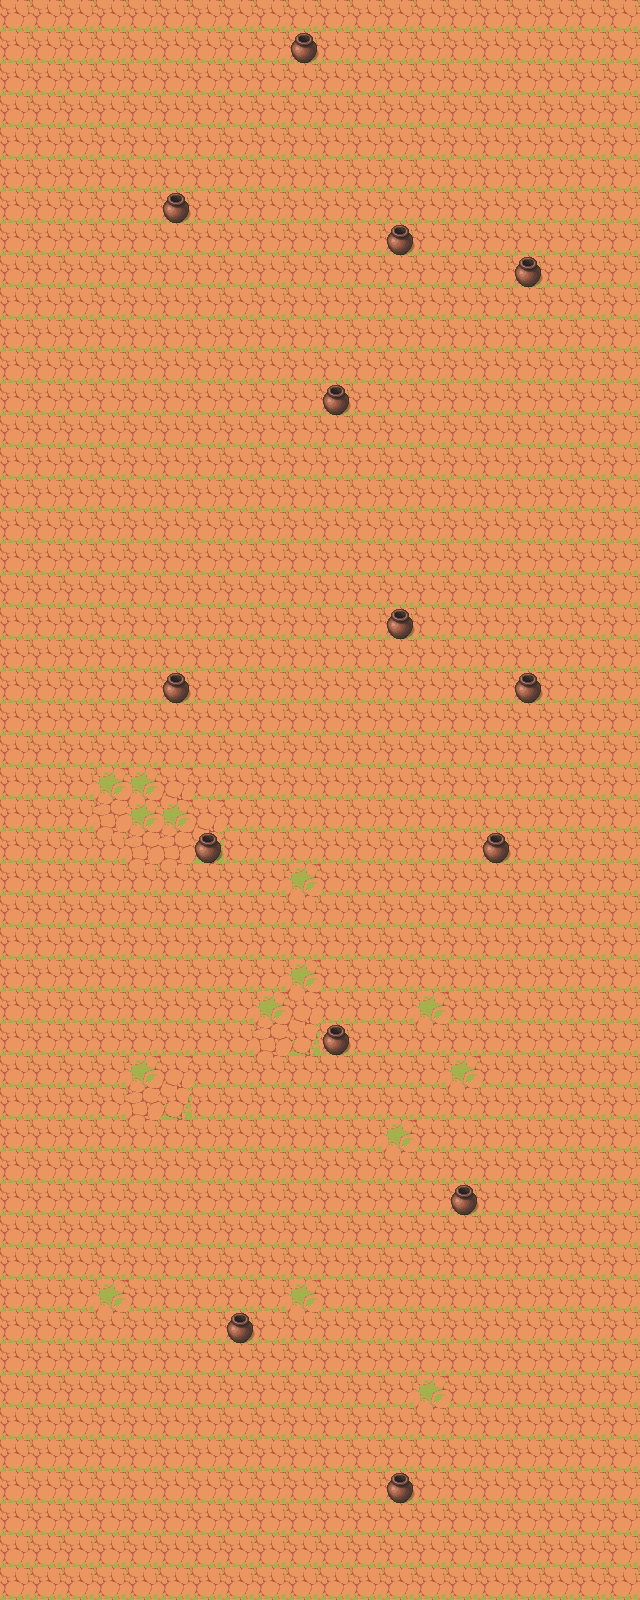

Tiled map render using the project's own tile images. Description and the map definition, with tile-layer contents summarised, below:
An orthogonal 20x50 tile map with 32x32 px tiles, 2 tile layers (Ground, Buildings), 2 tilesets.

<map version="1.10" tiledversion="1.10.2" orientation="orthogonal" renderorder="right-down" width="20" height="50" tilewidth="32" tileheight="32" infinite="0" nextlayerid="5" nextobjectid="1">
 <tileset firstgid="1" source="FieldsTileset.tsx" />
 <tileset firstgid="65" source="[Base]BaseChip_pipo.tsx" />
 <layer id="2" name="Ground" width="20" height="50">
  <data>[1000 cells, 1000 non-empty, 5 distinct tile ids]</data>
 </layer>
 <layer id="4" name="Buildings" width="20" height="50">
  <data>[1000 cells, 14 non-empty, 1 distinct tile ids]</data>
 </layer>
</map>
